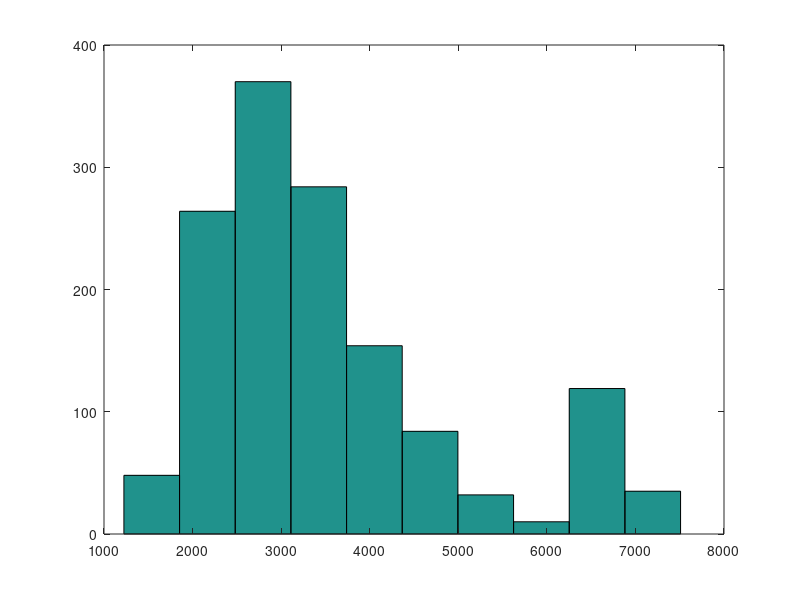

MATLAB code for this plot: (Note: this script raises an error after producing the figure.)
clear all;
addpath('../data');

load('regression.mat');
X = X_train;
y = y_train;

hist(y);
% there is one main gaussian + one other thing that we cannot understand :
% too much data to be outliers : a second gaussian maybe ?


%% Variables distributions look Gaussian. Variables from 36 are categorical
% -> should not be normalized

% Normalize data
X(:,1:35) = normalized(X(:,1:35));

% check Normalization
% Visualization
figure;
side = 7;
for k = 1:size(X, 2)
    subplot(side, side, k);
    hist(X(:, k));
    title(['X', int2str(k)]);
end;

% X35 looks weird : outliers or 2 gaussians ? 
% Comparing input to ouput reveals we might face two models superposed. We
% might be able to separate them based on the categorical data or thanks to
% X35. Data looks linearly separable -> classification and then regression
% ??
%%
t = y>6000;
figure;
side = 7;
for k = 1:size(X, 2)
    subplot(side, side, k);
    plot(X(t, k), y(t), '.r');
    hold on;
    plot(X(~t, k), y(~t), '.b');
    title(['X', int2str(k)]);
end;

% Interesting plot to put in the report to show the categorical variables
% are not correlated with the hypothetical two models 

% Handling categorical variables : Dummy encoding -> JHWT book + google it

